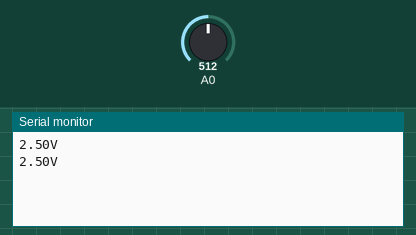
A sketch run on a simulated Arduino Uno, built with avr-gcc and run on an emulated ATmega328P. On the bench: the last lines printed to the serial monitor. The test bench sets the inputs (shaded band); at power-on: A0 = 512.

Above: at 1.8 s.
1.9 s: A0 set to 716
At 2.3 s:
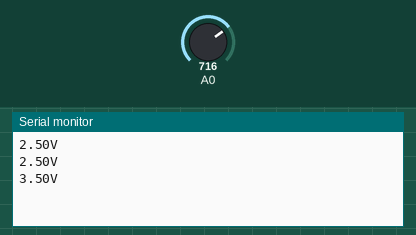
3.4 s: A0 set to 900
At 4.8 s:
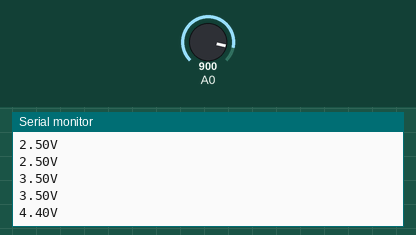
Timing chart, 0 to 6.4 s (numbered marks = the images above; inputs shaded):
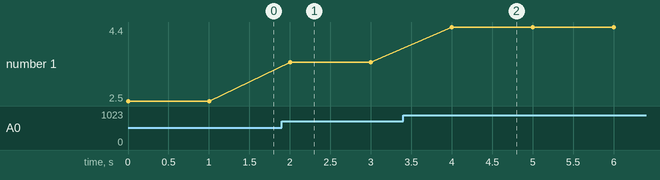

The sketch:

cds.ino
```cpp
void setup() {
  Serial.begin(9600);//シリアル通信を9600bpsで初期化
}

void loop() {
  int analog_data;
  float voltage;

  analog_data = analogRead(0);//アナログ0番ピンの入力状態をanalog_dataに代入

  voltage = float(analog_data) * (5.0/1023.0);//A/D値から電圧値を算出
  Serial.print(voltage);//「voltage」を送信
  Serial.println("V");//「V」を送信、改行
  delay(1000);//1000msec待機(1秒待機)
}
```

Measured:
- after the input at 1.9 s, the serial monitor: prints a new line after 0.10 s (image 1)
- after the input at 3.4 s, the serial monitor: prints a new line after 0.60 s (image 2)
- plotted number 1: 2.5 → 3.5 after the input at 1.9 s, 3.5 → 4.4 after the input at 3.4 s
